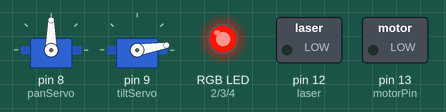
Bench run of a sketch on a simulated Arduino Uno, built with avr-gcc and run on an emulated ATmega328P. Parts: 2 × servo, switched loads named in the sketch (green lamp = pin HIGH), an RGB LED mixed from three pins (HIGH = lit).

Above: at 0.15 s.
At 4.3 s:
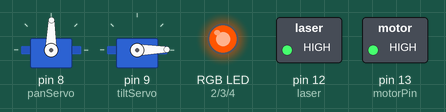
At 6.3 s:
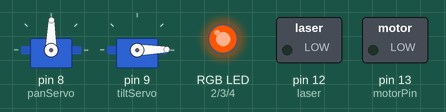
At 12.4 s:
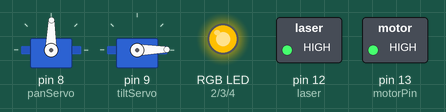
At 20.4 s:
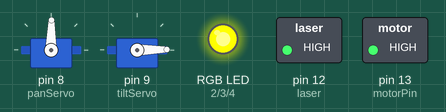
At 36.6 s:
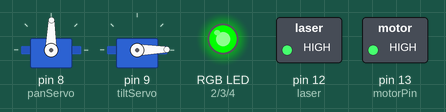
Timing chart, 0 to 40.0 s (numbered marks = the images above):
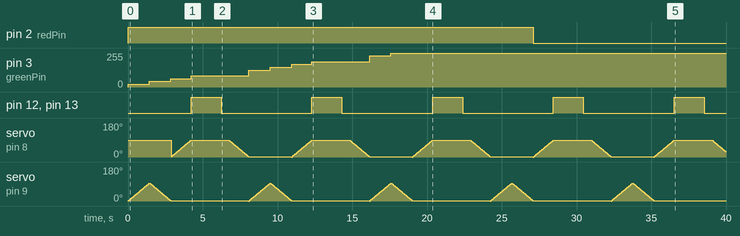

The sketch:

Fancy-Bubble-Machine.ino
```cpp
#include <Servo.h>

/*
  Fancy Bubble Machine

  This sketch serves two Servos, a DC Motor, a MultiColor_LED and a Laser-Pointer to operate an automatic bubble machine.

  created 27 Nov. 2017
  by Matthias Zehnder
*/

Servo panServo; // create servo object to control the pan servo
Servo tiltServo;  // create servo object to control the tilt servo
const int motorPin = 13;

byte pos = 0; // variable to store starting servo position

// Color Variables and Pin Constants
const int redPin = 2;
const int greenPin = 3;
const int bluePin = 4;
const int laser = 12;
float hue = 0, s = 1, v = 1;
float r,g,b;


void setup() {
  // Set up LED pins
  pinMode(redPin, OUTPUT);
  pinMode(greenPin, OUTPUT);
  pinMode(bluePin, OUTPUT);
  pinMode(laser, OUTPUT);


  pinMode(motorPin, OUTPUT); // Set up DC motor pin

  panServo.attach(8); //pan servo on pin 8
  tiltServo.attach(9); //tilt servo on pin 9
}

void loop() {

  changeLedColor();

  for(pos = 0; pos < 95; pos += 1) { //servo moves from 0 degrees to 95 degrees in steps of 1 degree
    tiltServo.write(pos); // tell servo to go to position in variable 'pos'
    delay(15);
  }

  changeLedColor();

  for(pos = 95; pos >= 1; pos -= 1) { // tilt servo raises and levels off
    tiltServo.write(pos);
    delay(15);
  }

  changeLedColor();

  for(pos = 0; pos < 90; pos += 1) { //servo moves 0 degrees to 90 degrees in steps of 1 degree
    panServo.write(pos); // tell servo to go to position in variable 'pos'
    delay(15);
  }

  changeLedColor();
  motorOnThenOff();


  for(pos = 90; pos >=1; pos -= 1) { // pan servo swings wand around
    panServo.write(pos);
    delay(15);
  }

  changeLedColor();

}

/*
 * motorOnThenOff() - turns motor on for 2 seconds and then off.
 */
void motorOnThenOff(){

  digitalWrite(laser, HIGH);   // turn the laser on (HIGH is the voltage level)
  digitalWrite(motorPin, HIGH); // turns the motor On
  delay(2000); // waits for 2 seconds
  digitalWrite(motorPin, LOW); // turns the motor Off
  digitalWrite(laser, LOW);    // turn the laser off by making the voltage LOW
  delay(500); // waits for 0.5 second
}

void changeLedColor(){
  hue = hue + 5;
  //make hue wrap around the color wheel
  if (hue < 0 || hue > 359){
    hue = 0;
  }

  //get the red green and blue values for the selected hue at full intensity
  hsv2rgb(hue,s,v,r,g,b);

  //write the color to the RGB LED
  analogWrite(redPin, r);
  analogWrite(greenPin, g);
  analogWrite(bluePin, b);
}

/* function: hsv2rb
 *   This function converts a color in hsv form to rgb form
 *   Based on the description provided on Wikipedia:
 *     http://en.wikipedia.org/w/index.php?title=HSL_and_HSV&oldid=456731840#From_HSV
 * Inputs:
 *    - h: hue. Must be between 0 and 359 inclusive.
 *              If it is outside this range the color returned will be black.
 *    - s: saturation. Must be between 0 and 1 inclusive.
 *              s is clamped if it is out of range.
 *    - v: value. Must be between 0 and 1 inclusive.
 *              v is clamped if it is out of range.
 *
 * Outputs:
 *    - r: red. Value will be between 0 and 255 inclusive.
 *    - g: green. Value will be between 0 and 255 inclusive.
 *    - b: blue. Value will be between 0 255 inclusive.
 */
void hsv2rgb(float h, float s, float v, float &r, float &g, float &b)
{
  v = constrain(v, 0, 1);
  s = constrain(s, 0, 1);
  float c = v*s;
  float hprime = h/60.0f;
  float x = c * ( 1 - abs(hprime - ((int)hprime/2)*2 - 1));

  if (h < 0 || h > 360)
  {
    r = g = b = 0;
  }
  else if ( 0 <= hprime && hprime < 1)
  {
    r = c;
    g = x;
    b = 0;
  }
    else if ( 1 <= hprime && hprime < 2)
  {
    r = x;
    g = c;
    b = 0;
  }
    else if ( 2 <= hprime && hprime < 3)
  {
    r = 0;
    g = c;
    b = x;
  }
    else if ( 3 <= hprime && hprime < 4)
  {
    r = 0;
    g = x;
    b = c;
  }
    else if ( 4 <= hprime && hprime < 5)
  {
    r = x;
    g = 0;
    b = c;
  }
    else if ( 5 <= hprime && hprime < 6)
  {
    r = c;
    g = 0;
    b = x;
  }

  float m = v - c;
  r += m;
  g += m;
  b += m;
  r *= 255;
  g *= 255;
  b *= 255;

}
```

Measured:
- by itself, pin 2 (redPin): LOW → HIGH at 0.00 s, → LOW 27.1 s later
- by itself, pin 3 (greenPin): moves from 0/255 to 255/255 over 17.6 s
- by itself, pin 12 (laser), pin 13 (motorPin): alternates HIGH for 2.0 s and LOW for 6.1 s
